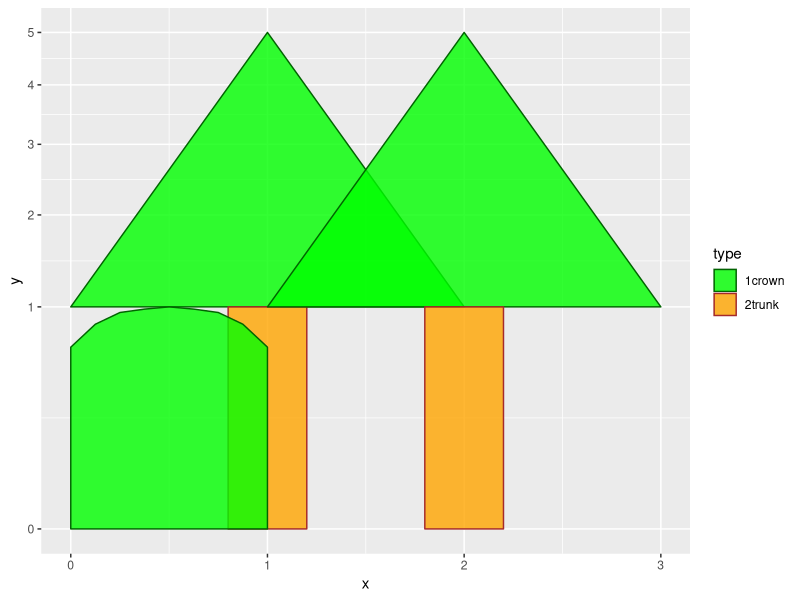

Source code (R):
library(ggplot2)


crn.wd = 1
crn.ht = 0
tree.ht = 1
g.D.crown <- data.frame(x=c(0.5-crn.wd/2,
                             0.5-crn.wd/2,
                             0.5-0.75*crn.wd/2,
                             0.5-0.5*crn.wd/2,
                             0.5-0.25*crn.wd/2,
                             0.5,
                             0.5+0.25*crn.wd/2,
                             0.5+0.5*crn.wd/2,
                             0.5+0.75*crn.wd/2,
                             0.5+crn.wd/2,
                             0.5+crn.wd/2), 
                         y=c(crn.ht,
                             (crn.ht*0.33+tree.ht*0.67),
                             (crn.ht*0.15+tree.ht*0.85),
                             (crn.ht*0.05+tree.ht*0.95),
                             (crn.ht*0.02+tree.ht*0.98),
                             tree.ht, 
                             (crn.ht*0.02+tree.ht*0.98),
                             (crn.ht*0.05+tree.ht*0.95),
                             (crn.ht*0.15+tree.ht*0.85),
                             (crn.ht*0.33+tree.ht*0.67),
                             crn.ht))
g.D.crown







b5 = data.frame(g.D.crown, id='5a', type='1crown')


b1 <- data.frame(x=c(0,1,2), y=c(1,5,1), id='1a', type='1crown')
b2 <- data.frame(x=c(0.8,0.8,1.2,1.2), y=c(0,1,1,0), id='1b', type='2trunk')
b3 <- data.frame(x=b1$x+1, y=b1$y, id='2a', type='1crown')
b4 <- data.frame(x=b2$x+1, y=b2$y, id='2b', type='2trunk')
blobs <- rbind(b1,b2,b3,b4,b5)
ggplot() +
  geom_polygon(data=blobs, aes(x,y, group=id, fill=type, color=type), alpha=0.8)+
  scale_fill_manual(values=c('green','orange'))+
  scale_color_manual(values=c('darkgreen','brown'))+
  theme(legend.position = NULL)+
  scale_y_continuous(trans='sqrt')
